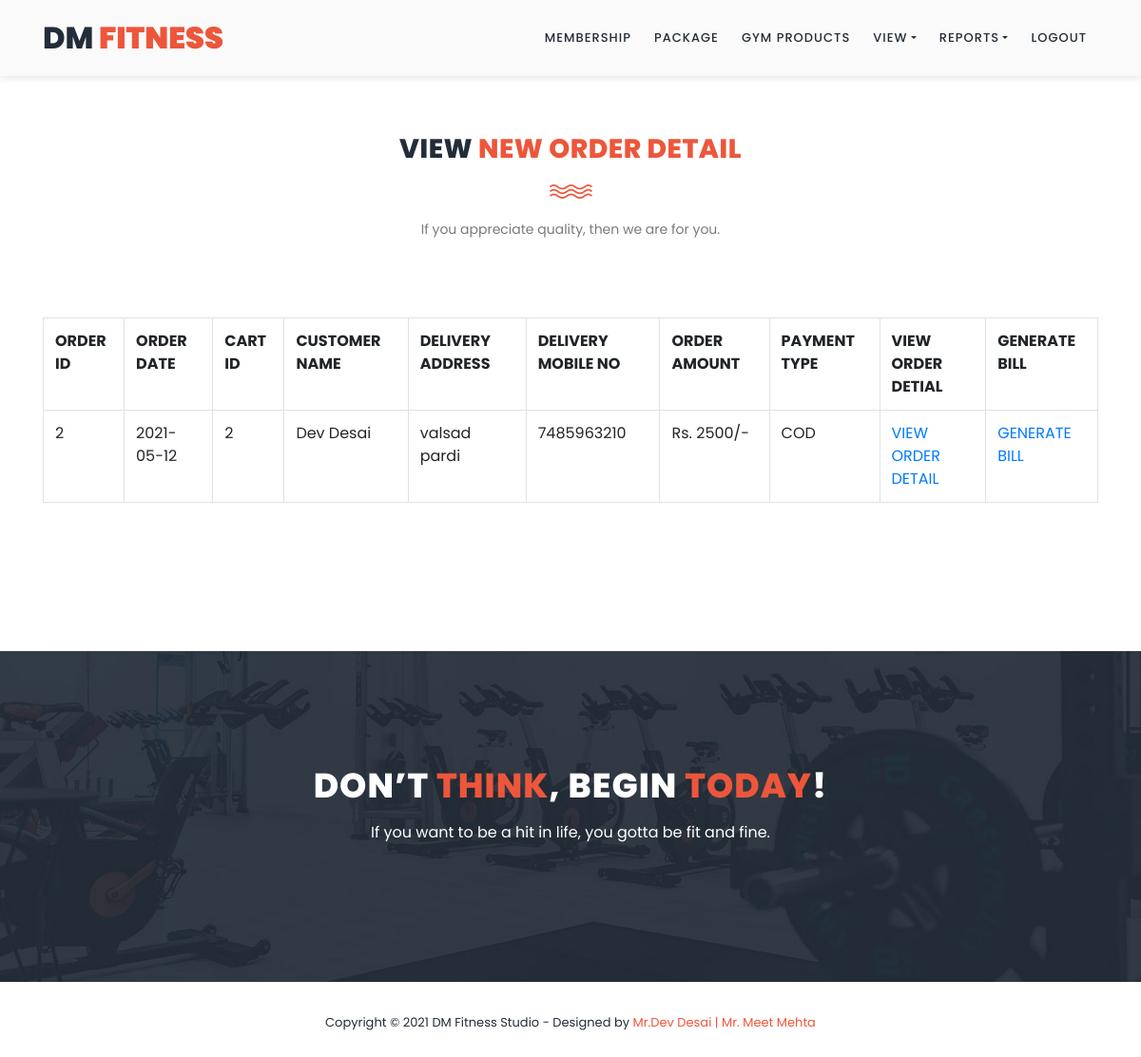
/admin_view_new_order.php, run on the app's committed database.
### tables this page shows
CREATE TABLE IF NOT EXISTS `order_detail` (
  `order_id` int(10) NOT NULL,
  `order_date` date NOT NULL,
  `cart_id` int(10) NOT NULL,
  `cust_id` int(10) NOT NULL,
  `del_address` varchar(200) NOT NULL,
  `del_mobile_no` varchar(10) NOT NULL,
  `order_amount` int(10) NOT NULL,
  `payment_type` varchar(10) NOT NULL,
  PRIMARY KEY (`order_id`)
);

CREATE TABLE IF NOT EXISTS `cust_regis` (
  `cust_id` int(10) NOT NULL,
  `cust_name` varchar(50) NOT NULL,
  `address` varchar(200) NOT NULL,
  `city` varchar(50) NOT NULL,
  `mobile_no` varchar(10) NOT NULL,
  `email_id` varchar(50) NOT NULL,
  `pwd` varchar(10) NOT NULL,
  `gender` varchar(8) NOT NULL,
  `height` varchar(5) NOT NULL,
  `weight` varchar(5) NOT NULL,
  `description` varchar(200) NOT NULL,
  PRIMARY KEY (`cust_id`)
);

### admin_view_new_order.php (the view, shortened to what this page needs)
<?php
include("admin_header.php");
?>
    <section class="section" id="our-classes">
        <div class="container">
            <div class="row">
                <div class="col-lg-6 offset-lg-3">
                    <div class="section-heading">
                        <h2>VIEW <em>NEW ORDER DETAIL</em></h2>
                        <img src="assets/images/line-dec.png" alt="">
                        <p>If you appreciate quality, then we are for you.</p>
                    </div>
                </div>
            </div>
            <div class="row" id="tabs">
			  <div class="col-lg-12">
                <?php
				$qur=mysql_query("select * from order_detail where order_id not in(select order_id from bill_detail)");
				if(mysql_num_rows($qur)>0)
				{
					echo "<table class='table table-bordered'>
							<tr>
								<th>ORDER ID</th>
								<th>ORDER DATE</th>
								<th>CART ID</th>
								<th>CUSTOMER NAME</th>
								<th>DELIVERY ADDRESS</th>
								<th>DELIVERY MOBILE NO</th>
								<th>ORDER AMOUNT</th>
								<th>PAYMENT TYPE</th>
								<th>VIEW ORDER DETIAL</th>
								<th>GENERATE BILL</th>
							</tr>";
					while($q=mysql_fetch_array($qur))
					{
						echo "<tr>";
						echo "<td>$q[0]</td>";
						echo "<td>$q[1]</td>";
						echo "<td>$q[2]</td>";
						$qur1=mysql_query("select * from cust_regis where cust_id='$q[3]'");
						$q1=mysql_fetch_array($qur1);
						echo "<td>$q1[1]</td>";
						echo "<td>$q[4]</td>";
						echo "<td>$q[5]</td>";
						echo "<td>Rs. $q[6]/-</td>";
						echo "<td>$q[7]</td>";
						echo "<td><a href='admin_view_order_detail.php?cartid=$q[2]'>VIEW ORDER DETAIL</a></td>";
						echo "<td><a href='admin_view_new_order.php?ordid=$q[0]'>GENERATE BILL</a></td>";
						echo "</tr>";
					}
					echo "</table>";
				}else{
					echo "<h2>No Record Found</h2>";
				}
				?>
              </div>
            </div>
        </div>
    </section>
    <section class="section" id="call-to-action">
        <div class="container">
            <div class="row">
                <div class="col-lg-10 offset-lg-1">
                    <div class="cta-content">
                        <h2>Don’t <em>think</em>, begin <em>today</em>!</h2>
                        <p>If you want to be a hit in life, you gotta be fit and fine.</p>
                    </div>
                </div>
            </div>
        </div>
    </section>
<?php
include("footer.php");
?>

### assets/css/templatemo-training-studio.css (style rules this page uses)
html, body, div, span, applet, object, iframe, h1, h2, h3, h4, h5, h6, p, blockquote, div pre, a, abbr, acronym, address, big, cite, code, del, dfn, em, font, img, ins, kbd, q, s, samp, small, strike, strong, sub, sup, tt, var, b, u, i, center, dl, dt, dd, ol, ul, li, figure, header, nav, section, article, aside, footer, figcaption { margin: 0; padding: 0; border: 0; outline: 0; }
header, nav, section, article, aside, footer, hgroup { display: block; }
* { box-sizing: border-box; }
html, body { font-family: 'Poppins', sans-serif; font-weight: 400; background-color: #fff; font-size: 16px; -ms-text-size-adjust: 100%; -webkit-font-smoothing: antialiased; -moz-osx-font-smoothing: grayscale; }
a { text-decoration: none !important; }
h1, h2, h3, h4, h5, h6 { margin-top: 0px; margin-bottom: 0px; }
p { font-size: 14px; line-height: 25px; color: #7a7a7a; }
html, body { background: #fff; font-family: 'Poppins', sans-serif; }
.section-heading { text-align: center; margin-top: 140px; margin-bottom: 80px; }
.section-heading h2 { font-size: 28px; font-weight: 800; color: #232d39; text-transform: uppercase; letter-spacing: 0.5px; margin-top: 0px; margin-bottom: 0px; }
.section-heading h2 em { font-style: normal; color: #ed563b; }
.section-heading img { margin: 20px auto; }
#call-to-action { padding: 120px 0px; background-image: url(../images/cta-bg.jpg); background-position: center center; background-repeat: no-repeat; background-size: cover; text-align: center; }
.cta-content h2 { font-size: 36px; text-transform: uppercase; font-weight: 800; color: #fff; letter-spacing: 1px; }
.cta-content h2 em { font-style: normal; color: #ed563b; }
.cta-content p { font-size: 16px; color: #fff; margin: 15px 0px 25px 0px; }
#our-classes { margin-bottom: 140px; }

### data on the page
order_detail: order_id "2", order_date "2021-05-12", cart "2", cust.cust_name "Dev Desai", del_address "valsad pardi", del_mobile_no "7485963210", order_amount "2500", payment_type "COD"
